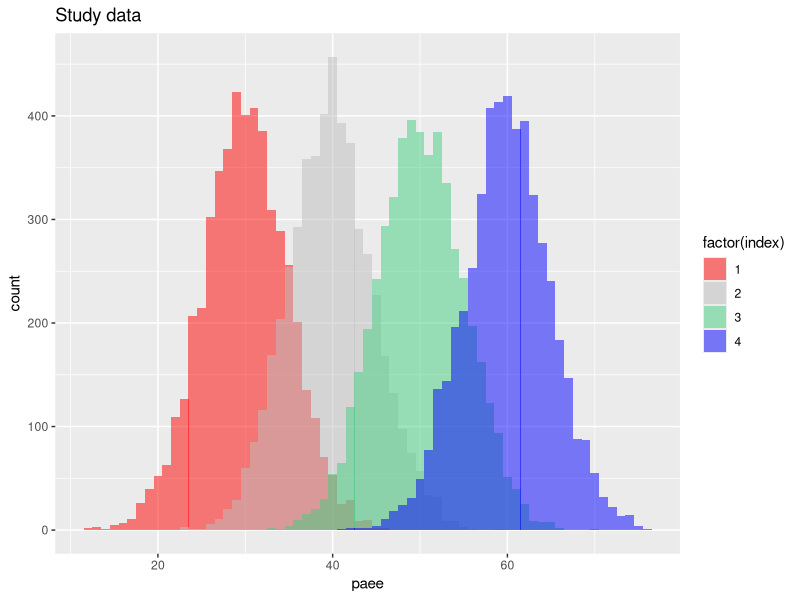
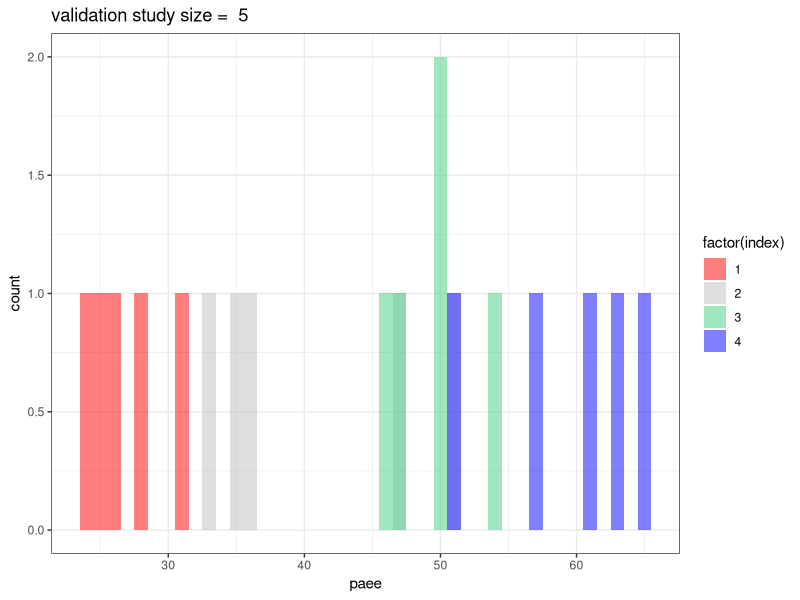
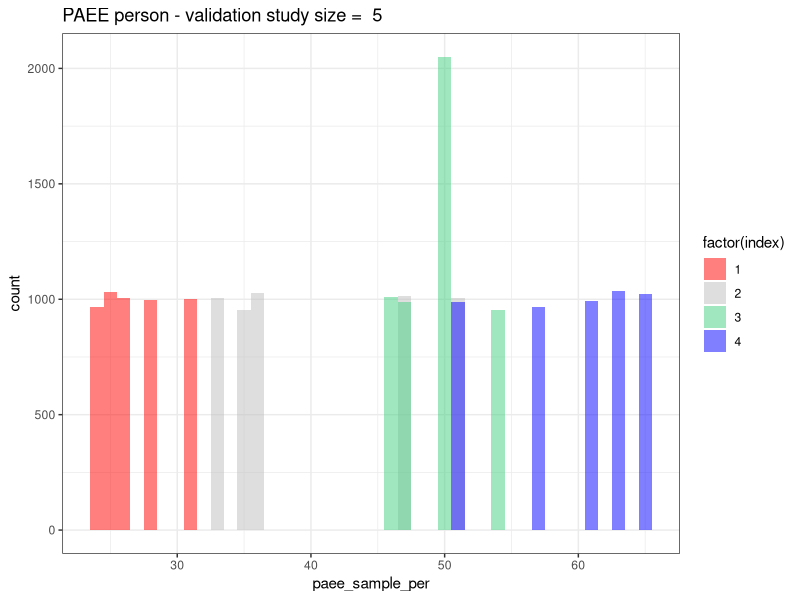
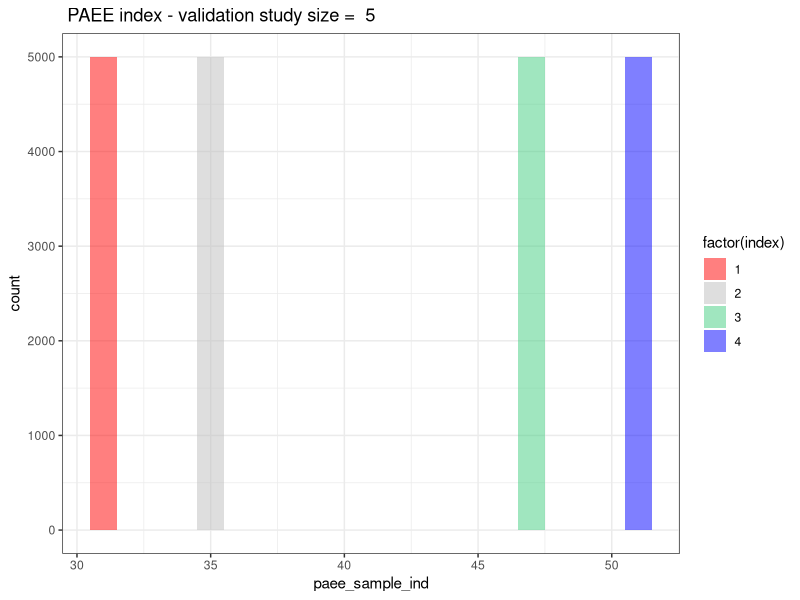
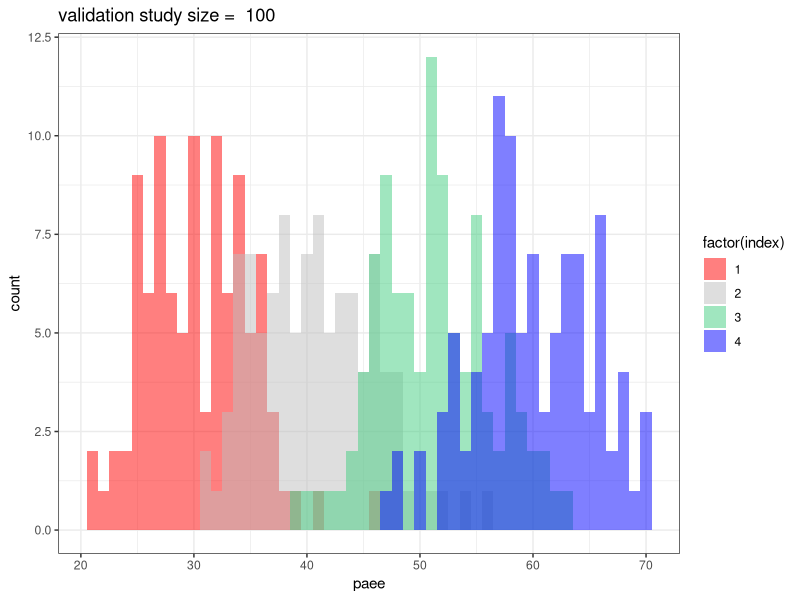
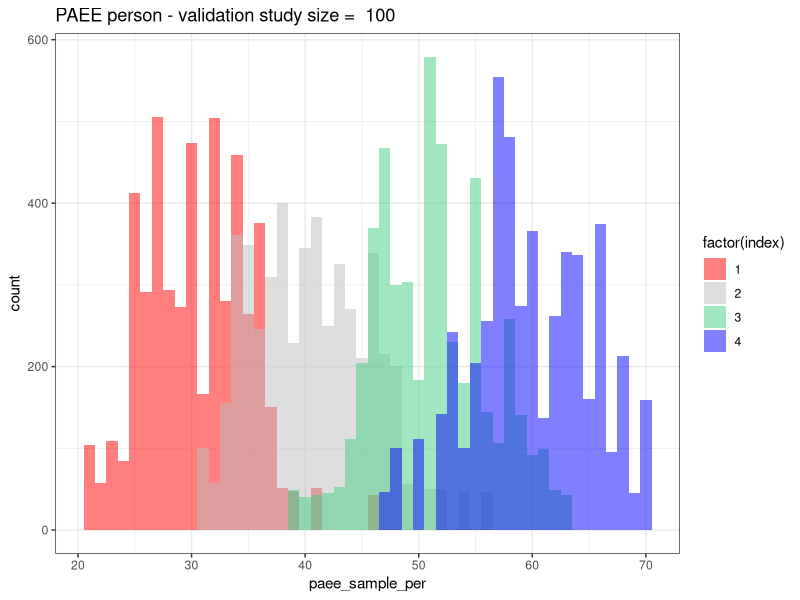
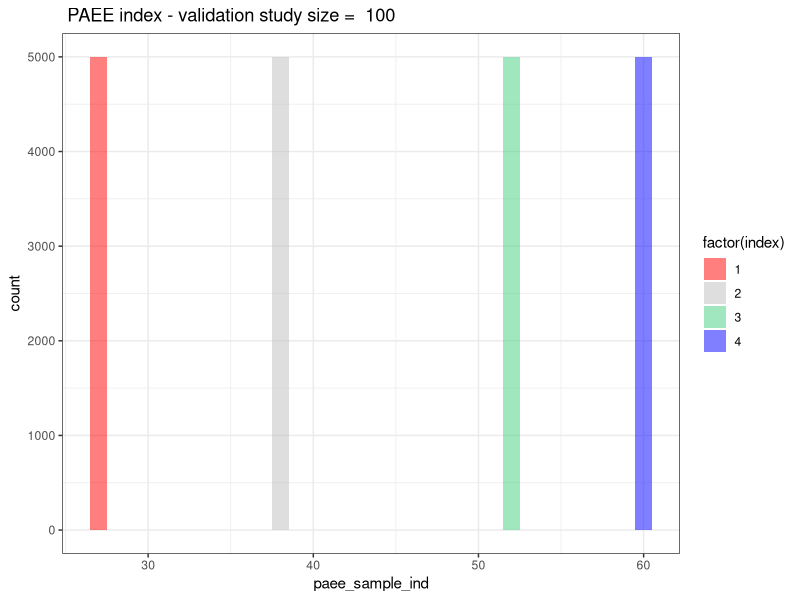
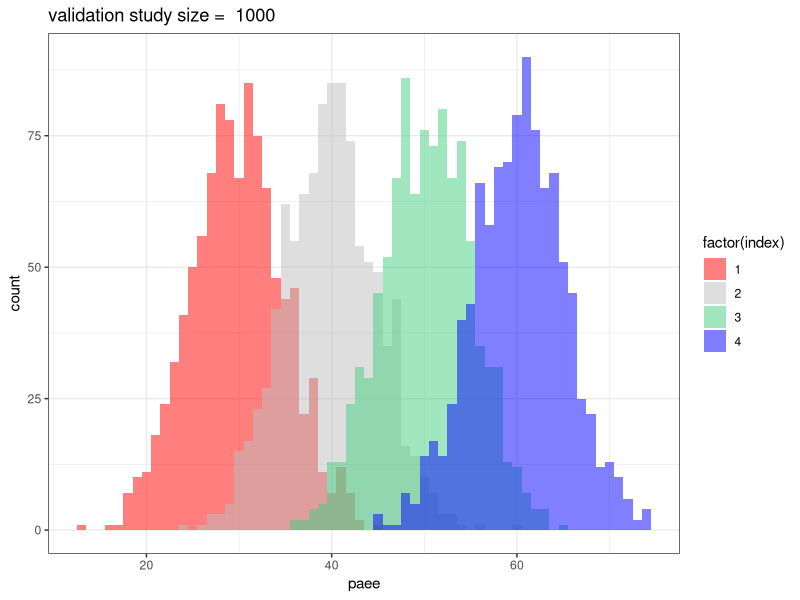

Here is the R script that generated these plots, in order:
# Using size_investigation as a template, this refactored code attempts to
# reduce time to run code and allow investigation of factors such as:
# 1. size of validation study,
# 2. amount of overlap,
# 3. number of index levels,
# 4. Type of draw - per person or per index etc.

## Author: Tom Bishop
## Date: 23.01.2017

###############################################################################
########################### DATA AND SETTINGS #################################
###############################################################################
library(ggplot2)

## Seed
set.seed(66)

## Parameters
# The linear correlation coefficient between exposure and outcome.
set_beta <- 0.5
constant <- 20

# Index properties (Assumption that they are Gaussian).
# Indicator is just a name
indices <- data.frame (mean=c(30, 40, 50, 60), std_dev = c(5, 5, 5, 5), index_indicator = c(1,2,3,4))

# Defines runs to do with different sizes of validation study
# So if there a 5 numbers in the vector c(5,10,25,50,100)
# Then a simulation of x trials will be run for each of these
# different sized validation studies
# validation_index_size <- c(seq(5,95, 10), seq(100, 1000, 100)) 
# validation_index_size <- 5
validation_index_size <- c(5,100, 1000)  

study_index_size = 5000


numtrials <- 100 # number of draws

results_df <- data.frame()

## Study Data
#build empty data frame for our study data
study_data = data.frame(index = rep(x = indices$index_indicator,each = study_index_size ))
# for each index, pick all the values (defined by study_index_size) at once
study_data$paee = unlist(unname(lapply(X = split(x = indices, f = as.factor(indices$index_indicator)), 
                                      FUN = function(x){
                                          output = rnorm(n = study_index_size, mean = x$mean, sd = x$std_dev)
                                          return (output)
                                      })))
# generate our outcome variable plus some noise
study_data$foo <-   rnorm(length(study_data$paee),(set_beta*study_data$paee) + constant,10)

# plot the study data so we can see what it looks like
print(ggplot(study_data,aes(x=paee,group=index,fill=factor(index)))+
        geom_histogram(position="identity",alpha=0.5,binwidth=1)+
        ggtitle(label = "Study data")+scale_fill_manual(values = c("red", "grey", "seagreen3","blue")))


# this loop is for the different sizes of validation study
for (i in 1:length(validation_index_size)) {

  #create index column
  validation_study = data.frame(index = rep(x = indices$index_indicator,each = validation_index_size[i]))

  #for each index, pick all the values at once from the appropriate distribution
  validation_study$paee = unlist(unname(lapply(X = split(x = indices, f = as.factor(indices$index_indicator)), 
    FUN = function(x){
      output = rnorm(n = validation_index_size[i], mean = x$mean, sd = x$std_dev)
      return (output)
    })))

  # plot the validation study so we can see what it looks like
  print(ggplot(validation_study,aes(x=paee,group=index,fill=factor(index)))+
    geom_histogram(position="identity",alpha=0.5,binwidth=1)+
    theme_bw()+ggtitle(label = paste("validation study size = ",validation_index_size[i]))+
    scale_fill_manual(values = c("red", "grey", "seagreen3","blue")))


  # Initialise some structures to store coeffcients
  betas_per <- vector("numeric")
  std_errs_per <- vector("numeric")

  betas_ind <- vector("numeric")
  std_errs_ind <- vector("numeric")

  for (j in 1:numtrials){
    # we assign random values from each category list of the validation set for each participant in the
    # study data set and then find the regression equation using this data. 
    # store the regression coefficient into list to create a dataframe afterwards

    # this is a draw per person, although it is done on a per index basis
    # for example if there are 100 people in the index it draws 100
    # values from the appropriate validation study index at once
    study_data$paee_sample_per <- unlist(unname(lapply(X = split(x=validation_study$paee, f= as.factor(validation_study$index)),
                              FUN = sample, size = study_index_size,replace=TRUE)))

    # this is a value per index
    # for example if there are 100 people in the index it draws one
    # value from the appropriate validation study index
    # and duplicates this same value 100 times for each person
    study_data$paee_sample_ind <- unlist(unname(lapply(X = split(x=validation_study$paee, f= as.factor(validation_study$index)),
                              FUN = function(paee_vals){
                                  output = rep(x = sample(x = paee_vals, size = 1), times = study_index_size)
                                  return(output)
                                
                               })))

    # calculate and store the coefficients per person
    reg_out_per <- lm(formula=foo~paee_sample_per, data=study_data)
    reg_coeff_per <- reg_out_per$coefficients["paee_sample_per"]
    reg_std_per <- (summary(reg_out_per)$coefficients[,"Std. Error"])["paee_sample_per"]
    betas_per <- c(betas_per, reg_coeff_per)
    std_errs_per <- c(std_errs_per, reg_std_per)

    # calculate and store the coefficients per index
    reg_out_ind <- lm(formula=foo~paee_sample_ind, data=study_data)
    reg_coeff_ind <- reg_out_ind$coefficients["paee_sample_ind"]
    reg_std_ind <- (summary(reg_out_ind)$coefficients[,"Std. Error"])["paee_sample_ind"]
    betas_ind <- c(betas_ind, reg_coeff_ind)
    std_errs_ind <- c(std_errs_ind, reg_std_ind)
  }

  #for visualisation, plot the last per person set of values
  print(ggplot(study_data,aes(x=paee_sample_per,group=index,fill=factor(index)))+
    geom_histogram(position="identity",alpha=0.5,binwidth=1)+theme_bw()+
    ggtitle(label = paste("PAEE person - validation study size = ",validation_index_size[i]))+
    scale_fill_manual(values = c("red", "grey", "seagreen3","blue")))

  #for visualisation, plot the last per index set of values
  print(ggplot(study_data,aes(x=paee_sample_ind,group=index,fill=factor(index)))+
    geom_histogram(position="identity",alpha=0.5,binwidth=1)+theme_bw()+
    ggtitle(label = paste(" PAEE index - validation study size = ",validation_index_size[i]))+
    scale_fill_manual(values = c("red", "grey", "seagreen3","blue")))


  # Do the regression using validation study means (for comparison)
  study_data$paee_sample_ind_mean <- unlist(unname(lapply(X = split(x=validation_study$paee, f= as.factor(validation_study$index)),
                                                        FUN = function(paee_vals){
                                                          output = rep(x = mean(paee_vals), times = study_index_size)
                                                          return(output)
                                                        })))   

  reg_out_ind_mean <- lm(formula=foo~paee_sample_ind_mean, data=study_data)
  reg_coeff_ind_mean <- reg_out_ind_mean$coefficients["paee_sample_ind_mean"]
  reg_std_ind_mean <- (summary(reg_out_ind_mean)$coefficients[,"Std. Error"])["paee_sample_ind_mean"]

  # Store values into dataframe
  results <- as.data.frame(c(1:numtrials))
  colnames(results) <- c("Trial")
  results$valid_size <- rep(x=validation_index_size[i], times = numtrials)
  results$reg_coeff_per <- betas_per
  results$reg_stdError_per <- std_errs_per
  results$reg_coeff_ind <- betas_ind
  results$reg_stdError_ind <- std_errs_ind
  results$reg_coeff_per_mean <- reg_coeff_ind_mean
  results$reg_stdError_per_mean <- reg_std_ind_mean
  results_df <- rbind(results_df, results)

}

# Summarizing the results dataframe
temp_output <- aggregate(results_df[,3:8], by=list(valid_size = results_df$valid_size), quantile, probs=c(0.05,0.5,0.95), names=TRUE)
final_output = data.frame(trials = temp_output[,1])

for (k in 2:ncol(temp_output)){
  temp = as.data.frame(temp_output[,k])
  colnames(temp) <- paste(colnames(temp_output)[k], colnames(temp), sep = "_")
  final_output = cbind(final_output, temp)
}

# some code for showing some plots - not really finished yet


#   plot(x = study_data$paee_sample_per, y= study_data$foo)
#   blah_per = lm(formula=foo~paee_sample_per, data=study_data)
#   abline(blah_per)
#   
#   plot(x = study_data$paee_sample_ind, y= study_data$foo)
#   blah_ind = lm(formula=foo~paee_sample_ind, data=study_data)
#   abline(blah_ind)

